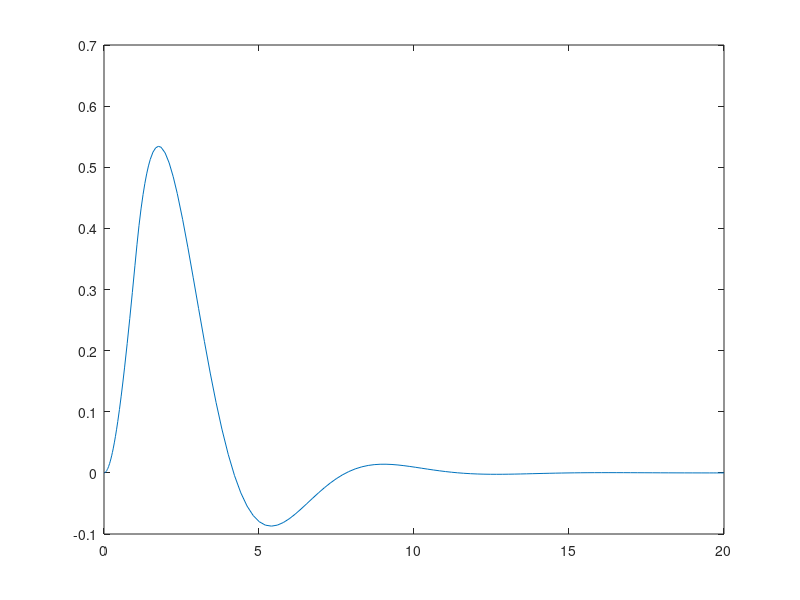

Here is the MATLAB script that generated this plot:

%% Solving the mass-spring-damper s.s. eqns using ode45

function [] = Week2_Tut_Func_call_dstate() % Syntax: function [out1,out2, ..., outN] = myfun(in1,in2,in3, ..., inN)
                                           % Note: must save the file name as the function name
          
    tspan = [0 20]; % time span of simulation
    x0 = [0;0]; % initial conditions for x1 and x2
    
    % Reference: [t,y] = ode45(odefun,tspan,y0), where tspan = [t0 tf], integrates the system of differential equations y'=f(t,y) 
    % from t0 to tf with initial conditions y0. Each row in the solution array y corresponds to a value returned 
    % in column vector t.
    
    [t,x] = ode45(@dstate,tspan,x0); %@ is a function handler to pass one function into another
    
    plot(t,x(:,1)); % plotting the results 
    
    function dxdt = dstate(t,x) % this function must accept two inputs (t,x) even if one of the inputs is not used.
        % defining constants
        M = 1;
        B = 1;
        K = 1;
        
        if t<1
            u = 1;
        else
            u = 0;
        end
        
        x1=x(1);
        x2=x(2);
        dxdt=[x2; -B/M*x2 - K/M*x1 + 1/M*u];
    end
end